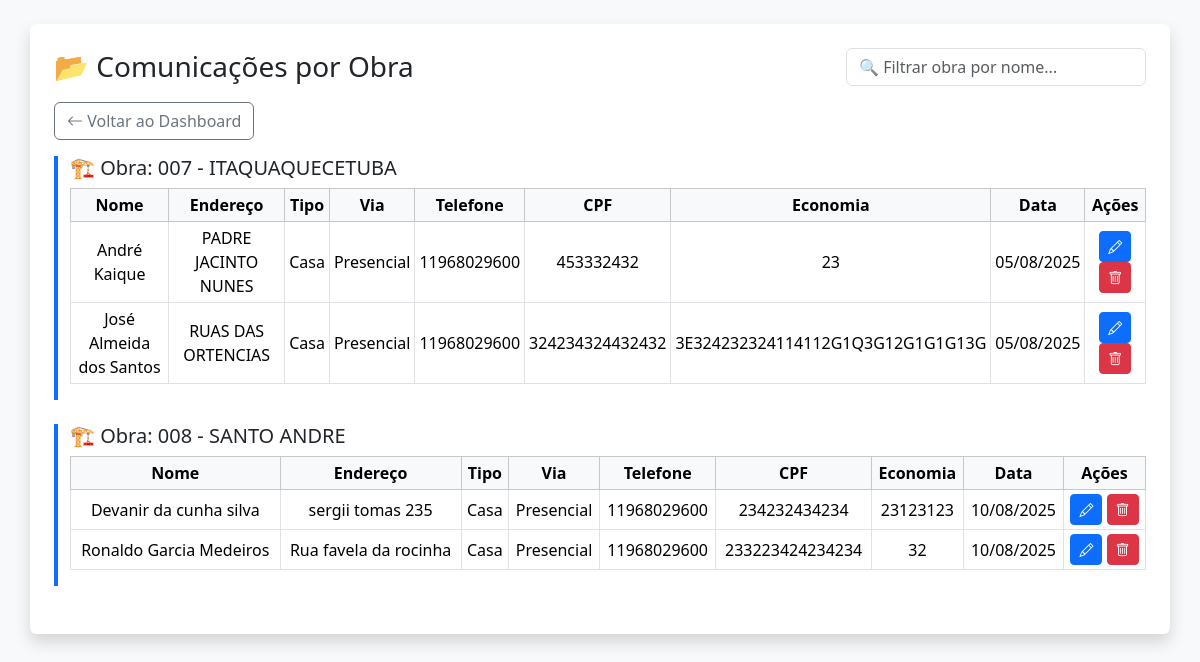
/comunicacoes (signed in), run on the app's committed database.
### app/models.py (models this page shows)
class Obra(db.Model):
    id = db.Column(db.Integer, primary_key=True)
    nome = db.Column(db.String(100), nullable=False)
    descricao = db.Column(db.Text)
    endereco = db.Column(db.String(255))
    responsavel = db.Column(db.String(100))
    data_inicio = db.Column(db.Date)
    data_fim = db.Column(db.Date)
    criado_em = db.Column(db.DateTime, default=datetime.utcnow)

class ComunicacaoObra(db.Model):
    __tablename__ = 'comunicacao_obra'
    id = db.Column(db.Integer, primary_key=True)
    nome = db.Column(db.String(100), nullable=False)
    cpf = db.Column(db.String(20))
    endereco = db.Column(db.String(255))
    telefone = db.Column(db.String(50))
    bairro = db.Column(db.String(100))
    numero = db.Column(db.String(20))
    comunicado = db.Column(db.String(20))
    economia = db.Column(db.String(50))
    assinatura = db.Column(db.String(100))
    tipo_imovel = db.Column(db.String(200))
    data_envio = db.Column(db.DateTime, default=datetime.utcnow)
    obra_id = db.Column(db.Integer, db.ForeignKey('obra.id', name='fk_comunicacao_obra'))
    obra = db.relationship("Obra", backref="comunicacoes")
    usuario_id = db.Column(db.Integer, db.ForeignKey('user.id', name='fk_usuario_comunicacao'))
    usuario = db.relationship("User", backref="comunicacoes")  # ✅ AQUI
    vistorias = db.relationship("VistoriaImovel", back_populates="comunicacao", cascade="all, delete-orphan")

### app/obras/routes.py (the view)
@obras_bp.route('/comunicacoes', methods=['GET'])
def listar_comunicacoes():
    if 'user_id' not in session:
        return redirect(url_for('auth.login'))
    user = User.query.get(session['user_id'])
    obras = Obra.query.order_by(Obra.nome).all() if user.cargo == 'admin' else Obra.query.filter_by(id=user.obra_id).all()
    return render_template('comunicacoes/comunicacoes_dashboard.html', obras=obras)

### templates/comunicacoes/comunicacoes_dashboard.html (shortened to what this page needs)
<!DOCTYPE html>
<html lang="pt-BR">
  <head>
    <link
      href="https://cdn.jsdelivr.net/npm/bootstrap@5.3.3/dist/css/bootstrap.min.css"
      rel="stylesheet"
    />
    <link
      href="https://cdn.jsdelivr.net/npm/bootstrap-icons@1.10.5/font/bootstrap-icons.css"
      rel="stylesheet"
    />
  </head>
  <body class="bg-light p-3 p-md-4">
    <div class="container bg-white p-4 rounded shadow">
      <div
        class="d-flex flex-column flex-md-row justify-content-between align-items-start align-items-md-center mb-3 gap-2"
      >
        <h3 class="text-center text-md-start mb-0">📂 Comunicações por Obra</h3>
        {% if session.cargo == 'admin' %}
        <input
          type="text"
          class="form-control w-100 w-md-auto"
          id="filtroObra"
          placeholder="🔍 Filtrar obra por nome..."
          style="max-width: 300px"
        />
        {% endif %}
      </div>
      <div class="mb-3">
            <a href="{{ url_for('auth.dashboard') }}" class="btn btn-outline-secondary">
          <i class="bi bi-arrow-left"></i> Voltar ao Dashboard
        </a>
      </div>
      {% for obra in obras %}
      <div class="obra-bloco mb-4" data-obra="{{ obra.nome | lower }}">
        <h5 class="mt-3">🏗️ Obra: {{ obra.nome }}</h5>
        {% if obra.comunicacoes %}
        <div class="table-responsive">
          <table class="table table-bordered table-sm align-middle text-center">
            <thead class="table-light">
              <tr>
                <th>Nome</th>
                <th>Endereço</th>
                <th>Tipo</th>
                <th>Via</th>
                <th>Telefone</th>
                <th>CPF</th>
                <th>Economia</th>
                <th>Data</th>
                {% if session.cargo == 'admin' %}
                <th>Ações</th>
                {% endif %}
              </tr>
            </thead>
            <tbody>
              {% for r in obra.comunicacoes %}
              <tr>
                <td>{{ r.nome }}</td>
                <td>{{ r.endereco }}</td>
                <td>{{ r.tipo_imovel }}</td>
                <td>{{ r.comunicado }}</td>
                <td>{{ r.telefone }}</td>
                <td>{{ r.cpf }}</td>
                <td>{{ r.economia }}</td>
                <td>{{ r.data_envio.strftime('%d/%m/%Y') }}</td>
                {% if session.cargo == 'admin' %}
                <td>
                  <a
                    href="{{ url_for('obras.editar_comunicacao', id=r.id) }}"
                    class="btn btn-sm btn-primary"
                  >
                    <i class="bi bi-pencil"></i>
                  </a>
                  <form
                    method="POST"
                    action="{{ url_for('obras.excluir_comunicacao', id=r.id) }}"
                    class="d-inline"
                    onsubmit="return confirm('Confirmar exclusão?')"
                  >
                    <button class="btn btn-sm btn-danger">
                      <i class="bi bi-trash"></i>
                    </button>
                  </form>
                </td>
                {% endif %}
              </tr>
              {% endfor %}
            </tbody>
          </table>
        </div>
        {% else %}
        <p class="text-muted">Nenhuma comunicação cadastrada para esta obra.</p>
        {% endif %}
      </div>
      {% endfor %}
    </div>
  </body>
</html>

### templates/comunicacoes/comunicacoes_dashboard.html (style rules this page uses)
.obra-bloco { border-left: 4px solid #0d6efd; padding-left: 12px; }

### data on the page
Obra: nome "007 - ITAQUAQUECETUBA"
ComunicacaoObra: nome "André Kaique", endereco "PADRE JACINTO NUNES", tipo_imovel "Casa", comunicado "Presencial", telefone "11968029600", cpf "453332432", economia "23", data_envio "05/08/2025"
ComunicacaoObra: nome "José Almeida dos Santos", endereco "RUAS DAS ORTENCIAS", tipo_imovel "Casa", comunicado "Presencial", telefone "11968029600", cpf "324234324432432", economia "3E324232324114112G1Q3G12G1G1G13G", data_envio "05/08/2025"
Obra: nome "008 - SANTO ANDRE"
ComunicacaoObra: nome "Devanir da cunha silva", endereco "sergii tomas 235", tipo_imovel "Casa", comunicado "Presencial", telefone "11968029600", cpf "234232434234", economia "23123123", data_envio "10/08/2025"
ComunicacaoObra: nome "Ronaldo Garcia Medeiros", endereco "Rua favela da rocinha", tipo_imovel "Casa", comunicado "Presencial", telefone "11968029600", cpf "233223424234234", economia "32", data_envio "10/08/2025"
